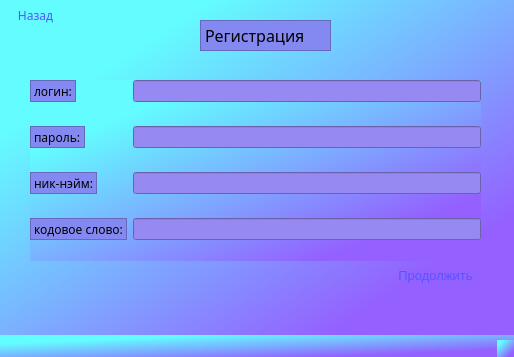
<?xml version="1.0" encoding="UTF-8"?>
<ui version="4.0">
 <class>MainWindow</class>
 <widget class="QMainWindow" name="MainWindow">
  <property name="geometry">
   <rect>
    <x>0</x>
    <y>0</y>
    <width>514</width>
    <height>357</height>
   </rect>
  </property>
  <property name="focusPolicy">
   <enum>Qt::NoFocus</enum>
  </property>
  <property name="acceptDrops">
   <bool>false</bool>
  </property>
  <property name="windowTitle">
   <string>MainWindow</string>
  </property>
  <property name="styleSheet">
   <string notr="true">background-color: qlineargradient(spread:reflect, x1:1, y1:1, x2:0, y2:0, stop:0.179104 rgba(148, 96, 255, 255), stop:0.79602 rgba(99, 252, 255, 255));</string>
  </property>
  <widget class="QWidget" name="centralwidget">
   <widget class="QLabel" name="label">
    <property name="geometry">
     <rect>
      <x>200</x>
      <y>20</y>
      <width>131</width>
      <height>31</height>
     </rect>
    </property>
    <property name="font">
     <font>
      <family>Microsoft JhengHei Light</family>
      <pointsize>12</pointsize>
     </font>
    </property>
    <property name="styleSheet">
     <string notr="true">background-color: rgb(131, 137, 241);</string>
    </property>
    <property name="frameShape">
     <enum>QFrame::StyledPanel</enum>
    </property>
    <property name="frameShadow">
     <enum>QFrame::Plain</enum>
    </property>
    <property name="text">
     <string>Регистрация</string>
    </property>
    <property name="textFormat">
     <enum>Qt::AutoText</enum>
    </property>
    <property name="scaledContents">
     <bool>false</bool>
    </property>
    <property name="wordWrap">
     <bool>false</bool>
    </property>
   </widget>
   <widget class="QWidget" name="formLayoutWidget">
    <property name="geometry">
     <rect>
      <x>30</x>
      <y>80</y>
      <width>451</width>
      <height>181</height>
     </rect>
    </property>
    <layout class="QFormLayout" name="formLayout">
     <property name="verticalSpacing">
      <number>24</number>
     </property>
     <item row="0" column="0">
      <widget class="QLabel" name="lbl_login">
       <property name="font">
        <font>
         <family>Microsoft YaHei</family>
         <pointsize>9</pointsize>
        </font>
       </property>
       <property name="autoFillBackground">
        <bool>false</bool>
       </property>
       <property name="styleSheet">
        <string notr="true">background-color: rgb(131, 137, 241);</string>
       </property>
       <property name="frameShape">
        <enum>QFrame::StyledPanel</enum>
       </property>
       <property name="frameShadow">
        <enum>QFrame::Plain</enum>
       </property>
       <property name="text">
        <string>логин:</string>
       </property>
       <property name="textFormat">
        <enum>Qt::AutoText</enum>
       </property>
       <property name="scaledContents">
        <bool>false</bool>
       </property>
       <property name="wordWrap">
        <bool>false</bool>
       </property>
      </widget>
     </item>
     <item row="1" column="0">
      <widget class="QLabel" name="lbl_passw">
       <property name="font">
        <font>
         <family>Microsoft YaHei</family>
         <pointsize>9</pointsize>
        </font>
       </property>
       <property name="autoFillBackground">
        <bool>false</bool>
       </property>
       <property name="styleSheet">
        <string notr="true">background-color: rgb(131, 137, 241);</string>
       </property>
       <property name="frameShape">
        <enum>QFrame::StyledPanel</enum>
       </property>
       <property name="frameShadow">
        <enum>QFrame::Plain</enum>
       </property>
       <property name="text">
        <string>пароль:</string>
       </property>
       <property name="textFormat">
        <enum>Qt::AutoText</enum>
       </property>
       <property name="scaledContents">
        <bool>false</bool>
       </property>
       <property name="wordWrap">
        <bool>false</bool>
       </property>
      </widget>
     </item>
     <item row="2" column="0">
      <widget class="QLabel" name="lbl_nn">
       <property name="font">
        <font>
         <family>Microsoft YaHei</family>
         <pointsize>9</pointsize>
        </font>
       </property>
       <property name="autoFillBackground">
        <bool>false</bool>
       </property>
       <property name="styleSheet">
        <string notr="true">background-color: rgb(131, 137, 241);</string>
       </property>
       <property name="frameShape">
        <enum>QFrame::StyledPanel</enum>
       </property>
       <property name="frameShadow">
        <enum>QFrame::Plain</enum>
       </property>
       <property name="text">
        <string>ник-нэйм:</string>
       </property>
       <property name="textFormat">
        <enum>Qt::AutoText</enum>
       </property>
       <property name="scaledContents">
        <bool>false</bool>
       </property>
       <property name="wordWrap">
        <bool>false</bool>
       </property>
      </widget>
     </item>
     <item row="3" column="0">
      <widget class="QLabel" name="lbl_word">
       <property name="font">
        <font>
         <family>Microsoft YaHei</family>
         <pointsize>9</pointsize>
        </font>
       </property>
       <property name="autoFillBackground">
        <bool>false</bool>
       </property>
       <property name="styleSheet">
        <string notr="true">background-color: rgb(131, 137, 241);</string>
       </property>
       <property name="frameShape">
        <enum>QFrame::StyledPanel</enum>
       </property>
       <property name="frameShadow">
        <enum>QFrame::Plain</enum>
       </property>
       <property name="text">
        <string>кодовое слово:</string>
       </property>
       <property name="textFormat">
        <enum>Qt::AutoText</enum>
       </property>
       <property name="scaledContents">
        <bool>false</bool>
       </property>
       <property name="wordWrap">
        <bool>false</bool>
       </property>
      </widget>
     </item>
     <item row="0" column="1">
      <widget class="QLineEdit" name="lineEdit_login">
       <property name="font">
        <font>
         <family>Segoe UI</family>
         <pointsize>9</pointsize>
         <italic>true</italic>
        </font>
       </property>
       <property name="focusPolicy">
        <enum>Qt::StrongFocus</enum>
       </property>
       <property name="contextMenuPolicy">
        <enum>Qt::DefaultContextMenu</enum>
       </property>
       <property name="autoFillBackground">
        <bool>false</bool>
       </property>
       <property name="styleSheet">
        <string notr="true">background-color: rgb(150, 137, 241);</string>
       </property>
       <property name="frame">
        <bool>true</bool>
       </property>
       <property name="echoMode">
        <enum>QLineEdit::Normal</enum>
       </property>
       <property name="dragEnabled">
        <bool>false</bool>
       </property>
       <property name="cursorMoveStyle">
        <enum>Qt::LogicalMoveStyle</enum>
       </property>
       <property name="clearButtonEnabled">
        <bool>false</bool>
       </property>
      </widget>
     </item>
     <item row="1" column="1">
      <widget class="QLineEdit" name="lineEdit_passw">
       <property name="font">
        <font>
         <family>Segoe UI</family>
         <pointsize>9</pointsize>
         <italic>true</italic>
        </font>
       </property>
       <property name="focusPolicy">
        <enum>Qt::StrongFocus</enum>
       </property>
       <property name="contextMenuPolicy">
        <enum>Qt::DefaultContextMenu</enum>
       </property>
       <property name="autoFillBackground">
        <bool>false</bool>
       </property>
       <property name="styleSheet">
        <string notr="true">background-color: rgb(150, 137, 241);</string>
       </property>
       <property name="frame">
        <bool>true</bool>
       </property>
       <property name="echoMode">
        <enum>QLineEdit::Normal</enum>
       </property>
       <property name="dragEnabled">
        <bool>false</bool>
       </property>
       <property name="cursorMoveStyle">
        <enum>Qt::LogicalMoveStyle</enum>
       </property>
       <property name="clearButtonEnabled">
        <bool>false</bool>
       </property>
      </widget>
     </item>
     <item row="2" column="1">
      <widget class="QLineEdit" name="lineEdit_nn">
       <property name="font">
        <font>
         <family>Segoe UI</family>
         <pointsize>9</pointsize>
         <italic>true</italic>
        </font>
       </property>
       <property name="focusPolicy">
        <enum>Qt::StrongFocus</enum>
       </property>
       <property name="contextMenuPolicy">
        <enum>Qt::DefaultContextMenu</enum>
       </property>
       <property name="autoFillBackground">
        <bool>false</bool>
       </property>
       <property name="styleSheet">
        <string notr="true">background-color: rgb(150, 137, 241);</string>
       </property>
       <property name="frame">
        <bool>true</bool>
       </property>
       <property name="echoMode">
        <enum>QLineEdit::Normal</enum>
       </property>
       <property name="dragEnabled">
        <bool>false</bool>
       </property>
       <property name="cursorMoveStyle">
        <enum>Qt::LogicalMoveStyle</enum>
       </property>
       <property name="clearButtonEnabled">
        <bool>false</bool>
       </property>
      </widget>
     </item>
     <item row="3" column="1">
      <widget class="QLineEdit" name="lineEdit_word">
       <property name="font">
        <font>
         <family>Segoe UI</family>
         <pointsize>9</pointsize>
         <italic>true</italic>
        </font>
       </property>
       <property name="focusPolicy">
        <enum>Qt::StrongFocus</enum>
       </property>
       <property name="contextMenuPolicy">
        <enum>Qt::DefaultContextMenu</enum>
       </property>
       <property name="autoFillBackground">
        <bool>false</bool>
       </property>
       <property name="styleSheet">
        <string notr="true">background-color: rgb(150, 137, 241);</string>
       </property>
       <property name="frame">
        <bool>true</bool>
       </property>
       <property name="echoMode">
        <enum>QLineEdit::Normal</enum>
       </property>
       <property name="dragEnabled">
        <bool>false</bool>
       </property>
       <property name="cursorMoveStyle">
        <enum>Qt::LogicalMoveStyle</enum>
       </property>
       <property name="clearButtonEnabled">
        <bool>false</bool>
       </property>
      </widget>
     </item>
    </layout>
   </widget>
   <widget class="QPushButton" name="pushButton_registr">
    <property name="geometry">
     <rect>
      <x>370</x>
      <y>260</y>
      <width>131</width>
      <height>31</height>
     </rect>
    </property>
    <property name="font">
     <font>
      <pointsize>10</pointsize>
     </font>
    </property>
    <property name="focusPolicy">
     <enum>Qt::ClickFocus</enum>
    </property>
    <property name="autoFillBackground">
     <bool>false</bool>
    </property>
    <property name="styleSheet">
     <string notr="true">color: rgb(85, 85, 255);</string>
    </property>
    <property name="text">
     <string>Продолжить</string>
    </property>
    <property name="checkable">
     <bool>false</bool>
    </property>
    <property name="flat">
     <bool>true</bool>
    </property>
   </widget>
   <widget class="QPushButton" name="pushButton_back">
    <property name="enabled">
     <bool>true</bool>
    </property>
    <property name="geometry">
     <rect>
      <x>-10</x>
      <y>0</y>
      <width>91</width>
      <height>31</height>
     </rect>
    </property>
    <property name="font">
     <font>
      <family>OCR A Extended</family>
      <pointsize>9</pointsize>
     </font>
    </property>
    <property name="tabletTracking">
     <bool>false</bool>
    </property>
    <property name="focusPolicy">
     <enum>Qt::NoFocus</enum>
    </property>
    <property name="toolTip">
     <string/>
    </property>
    <property name="styleSheet">
     <string notr="true">color: rgb(85, 85, 255);</string>
    </property>
    <property name="text">
     <string>Назад</string>
    </property>
    <property name="flat">
     <bool>true</bool>
    </property>
   </widget>
  </widget>
  <widget class="QMenuBar" name="menubar">
   <property name="geometry">
    <rect>
     <x>0</x>
     <y>0</y>
     <width>514</width>
     <height>26</height>
    </rect>
   </property>
  </widget>
  <widget class="QStatusBar" name="statusbar"/>
 </widget>
 <resources/>
 <connections/>
</ui>
